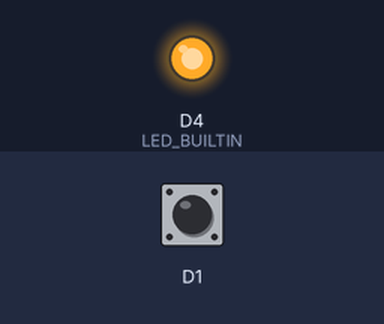
Simulated run of this sketch. Board: ESP8266 (NodeMCU). Parts: output pins drawn as LEDs (lit = HIGH, except the on-board LED, lit = LOW). Inputs (shaded band) come from the test bench; at power-on: D1 HIGH. WiFi joins after 1.5 s; servers stay silent unless stated; what the sketch prints to the serial monitor is not drawn.

Above: at 2.8 s.
2.9 s: D1 pulled LOW for 0.65 s
At 4.3 s:
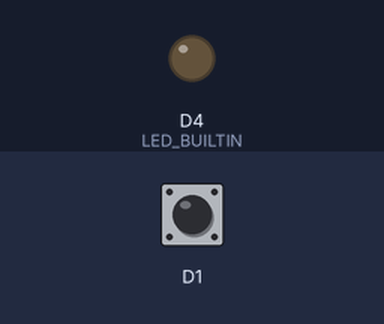
5.0 s: D1 pulled LOW for 1 s
Timing chart, 0 to 8.0 s (numbered marks = the images above; inputs shaded):
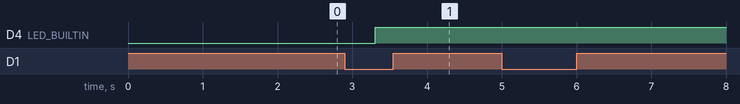

The sketch:

button_press.ino
```cpp
#include <ESP8266WiFi.h>
#include <ESP8266HTTPClient.h>
#include <WiFiClient.h>

const char* ssid = "userName";
const char* password = "password";

void setup() {
   Serial.begin(9600);

  WiFi.begin(ssid, password);
  Serial.println("Connecting");
  while(WiFi.status() != WL_CONNECTED) {
    delay(500);
    Serial.print(".");
  }
  Serial.println("");
  Serial.print("Connected to WiFi network with IP Address: ");
  Serial.println(WiFi.localIP());

  Serial.println("Timer set to 5 seconds (timerDelay variable), it will take 5 seconds before publishing the first reading.");

  // put your setup code here, to run once:
  pinMode(D1, INPUT_PULLUP);
  pinMode(LED_BUILTIN, OUTPUT);
}
int number = 0;

void loop() {
    delay(500);
    byte val = digitalRead(D1);

    if(val == HIGH){
      return;
    }

    if(WiFi.status()== WL_CONNECTED){
      WiFiClient client;
      HTTPClient http;
      String serverPath = "";
      if( (number % 2) == 0){
        serverPath = "http://192.168.137.230/off";
        Serial.println(serverPath);
        Serial.println(number);
      }
      else{
        serverPath = "http://192.168.137.230/on";
        Serial.println(serverPath);
        Serial.println(number);
      }

      number++;
      // Your Domain name with URL path or IP address with path
      http.begin(client, serverPath.c_str());

      // Send HTTP GET request
      int httpResponseCode = http.GET();

      if (httpResponseCode>0) {
        Serial.print("HTTP Response code: ");
        Serial.println(httpResponseCode);
        String payload = http.getString();
        Serial.println(payload);
      }
      else {
        Serial.print("Error code: ");
        Serial.println(httpResponseCode);
      }
      // Free resources
      http.end();
    }
  // put your main code here, to run repeatedly:

  if(val == HIGH){
    digitalWrite(LED_BUILTIN, LOW);
  }
  else{
    digitalWrite(LED_BUILTIN, HIGH);
  }
}
```

Measured:
- after the input at 2.9 s, D4 (LED_BUILTIN): LOW → HIGH after 0.41 s
- after the input at 5.0 s, every drawn part: stays the same
